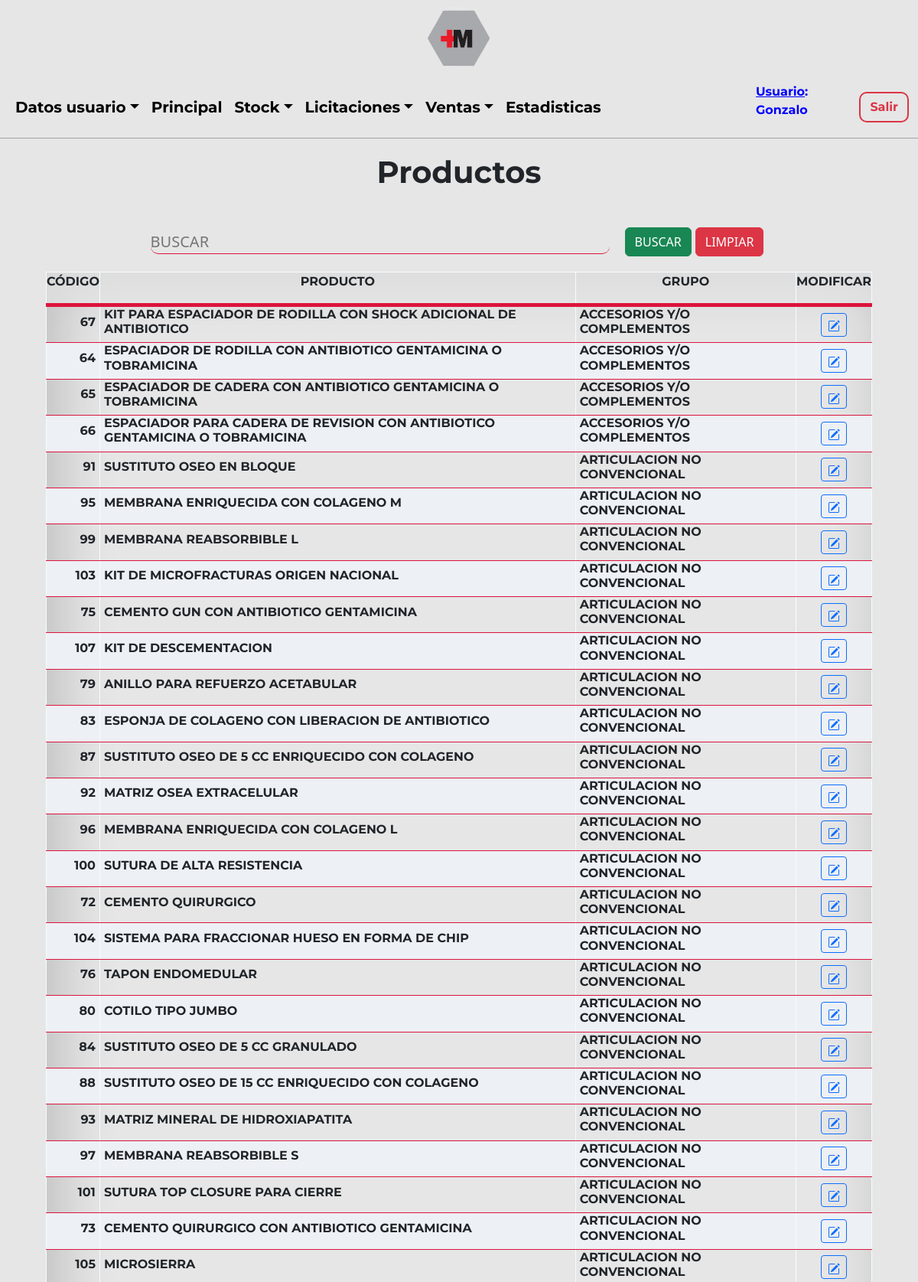
/Sistema/Stock/productos.php?agregado (signed in, upper part), run on the app's committed database.
### tables this page shows
CREATE TABLE `usuario` (
  `idUsuario` int(3) NOT NULL,
  `usuario` text NOT NULL,
  `contraseña` varchar(60) NOT NULL,
  `idRol` int(2) NOT NULL,
  `idTipoUsuario` int(10) NOT NULL,
  `nombre` varchar(100) NOT NULL,
  `correo` varchar(100) NOT NULL,
  `direccion` varchar(100) NOT NULL,
  `idEstadoUsuario` int(2) NOT NULL
);

CREATE TABLE `producto` (
  `idProducto` int(5) NOT NULL,
  `producto` varchar(500) NOT NULL,
  `idGrupoProducto` int(5) NOT NULL,
  `idTipoProducto` int(5) NOT NULL,
  `cantidad` int(100) NOT NULL,
  `idEstadoProducto` int(1) NOT NULL,
  `minimo` int(5) NOT NULL,
  `maximo` int(5) NOT NULL
);

CREATE TABLE `grupoproducto` (
  `idGrupoProducto` int(5) NOT NULL,
  `grupoProducto` varchar(200) NOT NULL
);

### Sistema/Stock/productos.php (the view, shortened to what this page needs)
<?php
include('../../Utils/conexion.php');
$iduser = $_SESSION['usuario'];
$sql = "SELECT idUsuario, usuario, idRol FROM usuario WHERE usuario='$iduser'";
$resultado = $datos_base->query($sql);
$row = $resultado->fetch_assoc();
$nom = $row['usuario'];
$idRol = $row['idRol'];
?>
<!DOCTYPE html>
<html lang="en">
<head>
    <link href="https://cdn.jsdelivr.net/npm/bootstrap@5.2.0-beta1/dist/css/bootstrap.min.css" rel="stylesheet">
    <link rel="stylesheet" type="text/css" href="../../Css/estilos.css"/>
</head>
<body>
    <?php include('../Layouts/stockHeader.php'); ?>
    <main>
        <section class="ini">
            <div class="ini-tit">
                <h1>Productos</h1>
            </div>
            <div class="container">
                <form method="POST" action="./productos.php">
                    <div class="form-grilla">
                        <div class="form-grilla-busc">
                            <input type="text" style="text-transform:uppercase;" name="buscar"  placeholder="Buscar" class="busc">
                        </div>
                        <div class="form-grilla-but">
                            <input class="btn btn-success" type="submit" name="btn2" value="BUSCAR"></input>
                            <input class="btn btn-danger" type="submit" name="btn1" value="LIMPIAR"></input>
                        </div>
                    </div>
                </form>
            </div>
             <?php
                    echo "<table>
                            <thead>
                                <tr>
                                    <th><p>CÓDIGO</p></th>
                                    <th><p>PRODUCTO</p></th>
                                    <th><p>GRUPO</p></th>
                                    <th><p>MODIFICAR</p></th>
                                </tr>
                            </thead>
                        ";
                        if(isset($_POST['btn2']))
                                {
                                    $doc = $_POST['buscar'];
                                    $consulta=mysqli_query($datos_base, "SELECT p.idProducto, p.producto, g.grupoProducto
                                    FROM producto p
                                    LEFT JOIN grupoproducto g ON g.idGrupoProducto = p.idGrupoProducto
                                    WHERE p.idProducto LIKE '%$doc%' OR p.producto LIKE '%$doc%' OR g.grupoProducto LIKE '%$doc%'
                                    ORDER BY g.grupoProducto  ASC");
                                    while($listar = mysqli_fetch_array($consulta))
                                    {
                                        echo
                                        "
                                            <tr>
                                            <td><h4 style='font-size:16px; text-align: right; margin-right: 5px; '>".$listar['idProducto']."</h4 ></td>
                                            <td><h4 style='font-size:16px; text-align:left; margin-left: 5px;text-transform:uppercase'>".$listar['producto']."</h4 ></td>
                                            <td><h4 style='font-size:16px; text-align:left; margin-left: 5px;text-transform:uppercase'>".$listar['grupoProducto']."</h4 ></td>
                                            <td class='text-center text-nowrap'><a class='btn btn-sm btn-outline-primary' href=./detalleProducto.php?no=".$listar['idProducto']." class=mod><svg xmlns='http://www.w3.org/2000/svg' width='16' height='16' fill='currentColor' class='bi bi-pencil-square' viewBox='0 0 16 16'>
                                                <path d='M15.502 1.94a.5.5 0 0 1 0 .706L14.459 3.69l-2-2L13.502.646a.5.5 0 0 1 .707 0l1.293 1.293zm-1.75 2.456-2-2L4.939 9.21a.5.5 0 0 0-.121.196l-.805 2.414a.25.25 0 0 0 .316.316l2.414-.805a.5.5 0 0 0 .196-.12l6.813-6.814z'/>
                                                <path fill-rule='evenodd' d='M1 13.5A1.5 1.5 0 0 0 2.5 15h11a1.5 1.5 0 0 0 1.5-1.5v-6a.5.5 0 0 0-1 0v6a.5.5 0 0 1-.5.5h-11a.5.5 0 0 1-.5-.5v-11a.5.5 0 0 1 .5-.5H9a.5.5 0 0 0 0-1H2.5A1.5 1.5 0 0 0 1 2.5v11z'/>
                                            </svg></a></td>
                                            </tr>
                                        ";
                                    }
                                }
                                else{
                                $consulta=mysqli_query($datos_base, "SELECT p.idProducto, p.producto, g.grupoProducto
                                FROM producto p
                                LEFT JOIN grupoproducto g ON g.idGrupoProducto = p.idGrupoProducto
                                ORDER BY g.grupoProducto  ASC
                                ");
                                    while($listar = mysqli_fetch_array($consulta))
                                    {
                                        echo
                                        "
                                            <tr>
                                            <td><h4 style='font-size:16px; text-align: right; margin-right: 5px; '>".$listar['idProducto']."</h4 ></td>
                                            <td><h4 style='font-size:16px; text-align:left; margin-left: 5px;text-transform:uppercase'>".$listar['producto']."</h4 ></td>
                                            <td><h4 style='font-size:16px; text-align:left; margin-left: 5px;text-transform:uppercase'>".$listar['grupoProducto']."</h4 ></td>
                                            <td class='text-center text-nowrap'><a class='btn btn-sm btn-outline-primary' href=./detalleProducto.php?no=".$listar['idProducto']." class=mod><svg xmlns='http://www.w3.org/2000/svg' width='16' height='16' fill='currentColor' class='bi bi-pencil-square' viewBox='0 0 16 16'>
                                                <path d='M15.502 1.94a.5.5 0 0 1 0 .706L14.459 3.69l-2-2L13.502.646a.5.5 0 0 1 .707 0l1.293 1.293zm-1.75 2.456-2-2L4.939 9.21a.5.5 0 0 0-.121.196l-.805 2.414a.25.25 0 0 0 .316.316l2.414-.805a.5.5 0 0 0 .196-.12l6.813-6.814z'/>
                                                <path fill-rule='evenodd' d='M1 13.5A1.5 1.5 0 0 0 2.5 15h11a1.5 1.5 0 0 0 1.5-1.5v-6a.5.5 0 0 0-1 0v6a.5.5 0 0 1-.5.5h-11a.5.5 0 0 1-.5-.5v-11a.5.5 0 0 1 .5-.5H9a.5.5 0 0 0 0-1H2.5A1.5 1.5 0 0 0 1 2.5v11z'/>
                                            </svg></a></td>
                                            </tr>
                                        ";
                                    }
                                }
                                echo "</table>";
                                    ?>
        </section>
    </main>
</body>
</html>

### Sistema/Layouts/stockHeader.php (shortened to what this page needs)
    <div class="cont-img">
        <a href="../principal.php" class="imagenb">
            <img src="../../Imagenes/c-titulo.png" alt="logo">
         </a>
    </div>
    <header class="hea-pri">
    <nav class="navbar navbar-expand-lg navbar-light">
        <div class="container-fluid navpri">
            <div class="collapse navbar-collapse" id="navbarNav">
                <ul class="navbar-nav">
                <li class="nav-item dropdown">
                        <a href="#" class="nav-link dropdown-toggle variacion" id="navbarDropdown" role="button" data-bs-toggle="dropdown" aria-expanded="false">Datos usuario</a>
                            <?php
                                $rolgerente = 1;
                                $roladmin = 2;
                                $roldeposito = 3;
                                $rolventas = 4;
                                $rolobra = 5;
                                $rolproveedor = 6;
                            ?>
                    </li>
                    <li class="nav-item">
                        <a href="../principal.php" class="nav-link variacion" aria-current="page">Principal</a>
                    </li>
                    <?php
                        if($idRol == $rolgerente OR $idRol == $roldeposito){
                    ?>
                    <li class="nav-item dropdown">
                        <a href="#" class="nav-link dropdown-toggle variacion" id="navbarDropdown" role="button" data-bs-toggle="dropdown" aria-expanded="false">Stock</a>
                    </li>
                    <?php
                        }
                    ?>
                    <?php
                        if($idRol == $rolgerente OR $idRol == $roladmin OR $idRol == $rolventas OR $idRol == $rolproveedor){
                    ?>
                    <li class="nav-item dropdown">
                        <a href="#" class="nav-link dropdown-toggle variacion" id="navbarDropdown" role="button" data-bs-toggle="dropdown" aria-expanded="false">Licitaciones</a>
                    </li>
                    <?php
                        }
                    ?>
                    <?php
                        if($idRol == $rolgerente OR $idRol == $roladmin OR $idRol == $rolobra){
                    ?>
                    <li class="nav-item dropdown">
                        <a href="#" class="nav-link dropdown-toggle variacion" id="navbarDropdown" role="button" data-bs-toggle="dropdown" aria-expanded="false">Ventas</a>
                    </li>
                    <?php
                        }
                    ?>
                    <?php
                        if($idRol == $rolgerente OR $idRol == $roladmin){
                    ?>
                    <li class="nav-item">
                        <a href="../estadisticas.php" class="nav-link variacion" aria-current="page">Estadisticas</a>
                    </li>
                    <?php
                        }
                    ?>
                </ul>
            </div>
            <div class="not-exit">
                <div class="not-exit-name">
                    <p style='color: blue; font-weight: bold;'><u>Usuario</u>: <?php echo $nom;?></p>
                </div>
               <div class="not-exit-exit">
                   <a href="../../Utils/salir.php">
                       <button class="btn btn-outline-danger" type="submit">Salir</button>
                    </a>
               </div>
            </div>
        </div>
    </nav>
</header>

### Css/estilos.css (style rules this page uses)
* { margin: 0; padding: 0; box-sizing: border-box; scroll-behavior: smooth; }
html, body { background-color: #e6e6e6; height: 100%; margin: 0; display: flex; flex-direction: column; }
nav { font-family: 'Montserrat', sans-serif; }
h1, h2 { cursor: default; }
h1, h3, h4, p { font-family: 'Montserrat', sans-serif; font-weight: bold; }
.hea-pri { border-bottom: 1px solid #a3a3a3; }
.variacion { text-decoration: none; background-image: linear-gradient(crimson, crimson); background-position: 0% 100%; background-repeat: no-repeat; background-size: 0% 2px; transition: background-size .4s; color: black; font-size: 20px; font-weight: bold; }
li { list-style: none; }
.cont-img { display: flex; justify-content: center; }
.imagenb { width: 100px; height: 100px; display: flex; justify-content: center; align-items: center; }
.imagenb img { width: 100%; }
.navpri { display: flex; justify-content: space-evenly; }
.not-exit { width: auto; display: flex; justify-content: center; align-items: center; flex-direction: row; gap: 5px; }
.ini { height: auto; display: flex; justify-content: center; align-items: center; flex-direction: column; }
.ini-tit { margin-top: 20px; margin-bottom: 40px; display: flex; justify-content: center; align-items: center; }
.form-grilla { display: flex; justify-content: center; flex-direction: row; }
.form-grilla-busc { display: flex; justify-content: center; align-items: center; }
.form-grilla-but { display: flex; justify-content: center; align-items: center; gap: 5px; }
.busc { min-width: 600px; margin-right: 20px; border-radius: 10px; font-size: 20px; background-color: transparent; border: none; border-bottom: 1px solid crimson; outline: none; }
table { margin-top: 20px; background-color: #dbe5e9; border-collapse: collapse; width: 90%; background-color: rgba(230, 230, 230, 0.65); box-shadow: 15px 6px 72px 4px rgba(0, 0, 0, 0.18) inset; -webkit-box-shadow: 15px 6px 72px 4px rgba(0, 0, 0, 0.18) inset; -moz-box-shadow: 15px 6px 72px 4px rgba(0, 0, 0, 0.18) inset; }
th, td { text-align: center; border: solid 1px #f7fbfd; border-bottom: solid 1px crimson; font-weight: bold; }
thead { background-color: rgba(230, 230, 230, 0.65); border-bottom: solid 5px crimson; width: 100%; }
tr:nth-child(even) { background-color: #edf0f5; }
.not-exit { width: 200px; display: flex; justify-content: space-around; align-items: center; }
.not-exit-name { cursor: default; display: flex; justify-content: center; align-items: center; }
.not-exit-exit { display: flex; justify-content: center; align-items: center; }
.btn-outline-danger { font-weight: bold; border-radius: 10px; border: 2px solid; }

### data on the page
usuario: usuario "Gonzalo"
producto: idProducto "67", producto "KIT PARA ESPACIADOR DE RODILLA CON SHOCK ADICIONAL DE ANTIBIOTICO", idGrupoProducto.grupoProducto "ACCESORIOS Y/O COMPLEMENTOS"
producto: idProducto "64", producto "ESPACIADOR DE RODILLA CON ANTIBIOTICO GENTAMICINA O TOBRAMICINA", idGrupoProducto.grupoProducto "ACCESORIOS Y/O COMPLEMENTOS"
producto: idProducto "65", producto "ESPACIADOR DE CADERA CON ANTIBIOTICO GENTAMICINA O TOBRAMICINA", idGrupoProducto.grupoProducto "ACCESORIOS Y/O COMPLEMENTOS"
producto: idProducto "66", producto "ESPACIADOR PARA CADERA DE REVISION CON ANTIBIOTICO GENTAMICINA O TOBRAMICINA", idGrupoProducto.grupoProducto "ACCESORIOS Y/O COMPLEMENTOS"
producto: idProducto "91", producto "SUSTITUTO OSEO EN BLOQUE", idGrupoProducto.grupoProducto "ARTICULACION NO CONVENCIONAL"
producto: idProducto "95", producto "MEMBRANA ENRIQUECIDA CON COLAGENO M", idGrupoProducto.grupoProducto "ARTICULACION NO CONVENCIONAL"
producto: idProducto "99", producto "MEMBRANA REABSORBIBLE L", idGrupoProducto.grupoProducto "ARTICULACION NO CONVENCIONAL"
producto: idProducto "103", producto "KIT DE MICROFRACTURAS ORIGEN NACIONAL", idGrupoProducto.grupoProducto "ARTICULACION NO CONVENCIONAL"
producto: idProducto "75", producto "CEMENTO GUN CON ANTIBIOTICO GENTAMICINA", idGrupoProducto.grupoProducto "ARTICULACION NO CONVENCIONAL"
producto: idProducto "107", producto "KIT DE DESCEMENTACION", idGrupoProducto.grupoProducto "ARTICULACION NO CONVENCIONAL"
producto: idProducto "79", producto "ANILLO PARA REFUERZO ACETABULAR", idGrupoProducto.grupoProducto "ARTICULACION NO CONVENCIONAL"
producto: idProducto "83", producto "ESPONJA DE COLAGENO CON LIBERACION DE ANTIBIOTICO", idGrupoProducto.grupoProducto "ARTICULACION NO CONVENCIONAL"
producto: idProducto "87", producto "SUSTITUTO OSEO DE 5 CC ENRIQUECIDO CON COLAGENO", idGrupoProducto.grupoProducto "ARTICULACION NO CONVENCIONAL"
producto: idProducto "92", producto "MATRIZ OSEA EXTRACELULAR", idGrupoProducto.grupoProducto "ARTICULACION NO CONVENCIONAL"
producto: idProducto "96", producto "MEMBRANA ENRIQUECIDA CON COLAGENO L", idGrupoProducto.grupoProducto "ARTICULACION NO CONVENCIONAL"
producto: idProducto "100", producto "SUTURA DE ALTA RESISTENCIA", idGrupoProducto.grupoProducto "ARTICULACION NO CONVENCIONAL"
producto: idProducto "72", producto "CEMENTO QUIRURGICO", idGrupoProducto.grupoProducto "ARTICULACION NO CONVENCIONAL"
producto: idProducto "104", producto "SISTEMA PARA FRACCIONAR HUESO EN FORMA DE CHIP", idGrupoProducto.grupoProducto "ARTICULACION NO CONVENCIONAL"
producto: idProducto "76", producto "TAPON ENDOMEDULAR", idGrupoProducto.grupoProducto "ARTICULACION NO CONVENCIONAL"
producto: idProducto "80", producto "COTILO TIPO JUMBO", idGrupoProducto.grupoProducto "ARTICULACION NO CONVENCIONAL"
producto: idProducto "84", producto "SUSTITUTO OSEO DE 5 CC GRANULADO", idGrupoProducto.grupoProducto "ARTICULACION NO CONVENCIONAL"
producto: idProducto "88", producto "SUSTITUTO OSEO DE 15 CC ENRIQUECIDO CON COLAGENO", idGrupoProducto.grupoProducto "ARTICULACION NO CONVENCIONAL"
producto: idProducto "93", producto "MATRIZ MINERAL DE HIDROXIAPATITA", idGrupoProducto.grupoProducto "ARTICULACION NO CONVENCIONAL"
producto: idProducto "97", producto "MEMBRANA REABSORBIBLE S", idGrupoProducto.grupoProducto "ARTICULACION NO CONVENCIONAL"
producto: idProducto "101", producto "SUTURA TOP CLOSURE PARA CIERRE", idGrupoProducto.grupoProducto "ARTICULACION NO CONVENCIONAL"
producto: idProducto "73", producto "CEMENTO QUIRURGICO CON ANTIBIOTICO GENTAMICINA", idGrupoProducto.grupoProducto "ARTICULACION NO CONVENCIONAL"
producto: idProducto "105", producto "MICROSIERRA", idGrupoProducto.grupoProducto "ARTICULACION NO CONVENCIONAL"
